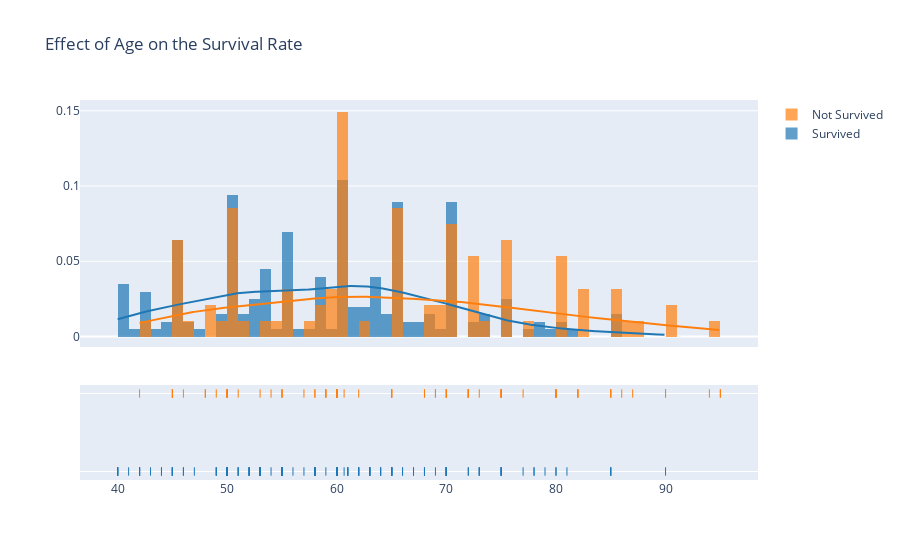

Notebook source saved alongside this figure:
### Code cell
hist_data = [survived, not_survived]
group_labels = ['Survived', 'Not Survived']

utils.constructDistPlot(hist_data = hist_data, 
                        group_labels = group_labels, 
                        title_text = "Effect of Age on the Survival Rate",
                        bin_size = [1, 1],
                        export_to_png = True)

### Figure 1 — Plotly figure (JSON) as saved in the notebook; plotly's stock layout.template omitted (floating-point values rounded to 4 significant figures; data arrays with more than 128 entries replaced by an {"elided": "..."} marker saying what was removed)
{"data": [{"histnorm": "probability density", "legendgroup": "Survived", "marker": {"color": "rgb(31, 119, 180)"}, "name": "Survived", "opacity": 0.7, "type": "histogram", "x": {"elided": "203 float values"}, "xaxis": "x", "xbins": {"end": 90, "size": 1, "start": 40}, "yaxis": "y"}, {"histnorm": "probability density", "legendgroup": "Not Survived", "marker": {"color": "rgb(255, 127, 14)"}, "name": "Not Survived", "opacity": 0.7, "type": "histogram", "x": [75, 55, 65, 50, 65, 90, 75, 60, 65, 80, 75, 62, 45, 50, 82, 87, 45, 70, 48, 65, 68, 75, 80, 95, 70, 58, 82, 94, 85, 50, 65, 69, 90, 82, 60, 70, 50, 70, 60, 50, 51, 60, 80, 57, 68, 53, 60, 70, 60, 95, 49, 72, 45, 50, 45, 60, 42, 72, 70, 65, 85, 69, 60, 60, 59, 60, 72, 85, 70, 86, 60, 46, 80, 72, 75, 72, 50, 45, 80, 59, 59, 65, 75, 58, 60.67, 50, 60, 45, 77, 48, 54, 73, 60, 55, 65, 55], "xaxis": "x", "xbins": {"end": 95, "size": 1, "start": 42}, "yaxis": "y"}, {"legendgroup": "Survived", "marker": {"color": "rgb(31, 119, 180)"}, "mode": "lines", "name": "Survived", "showlegend": false, "type": "scatter", "x": {"elided": "500 float values"}, "xaxis": "x", "y": {"elided": "500 float values"}, "yaxis": "y"}, {"legendgroup": "Not Survived", "marker": {"color": "rgb(255, 127, 14)"}, "mode": "lines", "name": "Not Survived", "showlegend": false, "type": "scatter", "x": {"elided": "500 float values"}, "xaxis": "x", "y": {"elided": "500 float values"}, "yaxis": "y"}, {"legendgroup": "Survived", "marker": {"color": "rgb(31, 119, 180)", "symbol": "line-ns-open"}, "mode": "markers", "name": "Survived", "showlegend": false, "type": "scatter", "x": {"elided": "203 float values"}, "xaxis": "x", "y": {"elided": "203 str values"}, "yaxis": "y2"}, {"legendgroup": "Not Survived", "marker": {"color": "rgb(255, 127, 14)", "symbol": "line-ns-open"}, "mode": "markers", "name": "Not Survived", "showlegend": false, "type": "scatter", "x": [75, 55, 65, 50, 65, 90, 75, 60, 65, 80, 75, 62, 45, 50, 82, 87, 45, 70, 48, 65, 68, 75, 80, 95, 70, 58, 82, 94, 85, 50, 65, 69, 90, 82, 60, 70, 50, 70, 60, 50, 51, 60, 80, 57, 68, 53, 60, 70, 60, 95, 49, 72, 45, 50, 45, 60, 42, 72, 70, 65, 85, 69, 60, 60, 59, 60, 72, 85, 70, 86, 60, 46, 80, 72, 75, 72, 50, 45, 80, 59, 59, 65, 75, 58, 60.67, 50, 60, 45, 77, 48, 54, 73, 60, 55, 65, 55], "xaxis": "x", "y": ["Not Survived", "Not Survived", "Not Survived", "Not Survived", "Not Survived", "Not Survived", "Not Survived", "Not Survived", "Not Survived", "Not Survived", "Not Survived", "Not Survived", "Not Survived", "Not Survived", "Not Survived", "Not Survived", "Not Survived", "Not Survived", "Not Survived", "Not Survived", "Not Survived", "Not Survived", "Not Survived", "Not Survived", "Not Survived", "Not Survived", "Not Survived", "Not Survived", "Not Survived", "Not Survived", "Not Survived", "Not Survived", "Not Survived", "Not Survived", "Not Survived", "Not Survived", "Not Survived", "Not Survived", "Not Survived", "Not Survived", "Not Survived", "Not Survived", "Not Survived", "Not Survived", "Not Survived", "Not Survived", "Not Survived", "Not Survived", "Not Survived", "Not Survived", "Not Survived", "Not Survived", "Not Survived", "Not Survived", "Not Survived", "Not Survived", "Not Survived", "Not Survived", "Not Survived", "Not Survived", "Not Survived", "Not Survived", "Not Survived", "Not Survived", "Not Survived", "Not Survived", "Not Survived", "Not Survived", "Not Survived", "Not Survived", "Not Survived", "Not Survived", "Not Survived", "Not Survived", "Not Survived", "Not Survived", "Not Survived", "Not Survived", "Not Survived", "Not Survived", "Not Survived", "Not Survived", "Not Survived", "Not Survived", "Not Survived", "Not Survived", "Not Survived", "Not Survived", "Not Survived", "Not Survived", "Not Survived", "Not Survived", "Not Survived", "Not Survived", "Not Survived", "Not Survived"], "yaxis": "y2"}], "layout": {"autosize": true, "barmode": "overlay", "hovermode": "closest", "legend": {"traceorder": "reversed"}, "title": {"text": "Effect of Age on the Survival Rate"}, "xaxis": {"anchor": "y2", "autorange": true, "domain": [0, 1], "range": [36.77, 98.23], "type": "linear", "zeroline": false}, "yaxis": {"anchor": "free", "autorange": true, "domain": [0.35, 1], "position": 0, "range": [-0.006939, 0.1571], "type": "linear"}, "yaxis2": {"anchor": "x", "autorange": true, "domain": [0, 0.25], "dtick": 1, "range": [-0.1818, 1.182], "showticklabels": false, "type": "category"}}}
